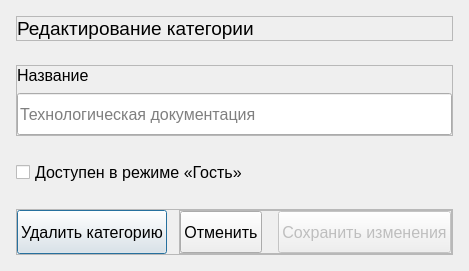
<?xml version="1.0" encoding="UTF-8"?>
<ui version="4.0">
 <class>Dialog</class>
 <widget class="QDialog" name="Dialog">
  <property name="windowModality">
   <enum>Qt::ApplicationModal</enum>
  </property>
  <property name="geometry">
   <rect>
    <x>0</x>
    <y>0</y>
    <width>404</width>
    <height>255</height>
   </rect>
  </property>
  <property name="minimumSize">
   <size>
    <width>0</width>
    <height>0</height>
   </size>
  </property>
  <property name="maximumSize">
   <size>
    <width>16777215</width>
    <height>16777215</height>
   </size>
  </property>
  <property name="windowTitle">
   <string>Dialog</string>
  </property>
  <property name="modal">
   <bool>true</bool>
  </property>
  <layout class="QVBoxLayout" name="verticalLayout_3">
   <property name="spacing">
    <number>24</number>
   </property>
   <property name="leftMargin">
    <number>16</number>
   </property>
   <property name="topMargin">
    <number>16</number>
   </property>
   <property name="rightMargin">
    <number>16</number>
   </property>
   <property name="bottomMargin">
    <number>16</number>
   </property>
   <item>
    <widget class="QFrame" name="texts_frame">
     <property name="frameShape">
      <enum>QFrame::StyledPanel</enum>
     </property>
     <property name="frameShadow">
      <enum>QFrame::Raised</enum>
     </property>
     <layout class="QVBoxLayout" name="verticalLayout">
      <property name="spacing">
       <number>24</number>
      </property>
      <property name="leftMargin">
       <number>0</number>
      </property>
      <property name="topMargin">
       <number>0</number>
      </property>
      <property name="rightMargin">
       <number>0</number>
      </property>
      <property name="bottomMargin">
       <number>0</number>
      </property>
      <item>
       <widget class="QLabel" name="label_label">
        <property name="font">
         <font>
          <pointsize>14</pointsize>
         </font>
        </property>
        <property name="text">
         <string>Редактирование категории</string>
        </property>
       </widget>
      </item>
     </layout>
    </widget>
   </item>
   <item>
    <widget class="QFrame" name="name_frame">
     <property name="frameShape">
      <enum>QFrame::StyledPanel</enum>
     </property>
     <property name="frameShadow">
      <enum>QFrame::Raised</enum>
     </property>
     <layout class="QVBoxLayout" name="verticalLayout_2">
      <property name="spacing">
       <number>8</number>
      </property>
      <property name="leftMargin">
       <number>0</number>
      </property>
      <property name="topMargin">
       <number>0</number>
      </property>
      <property name="rightMargin">
       <number>0</number>
      </property>
      <property name="bottomMargin">
       <number>0</number>
      </property>
      <item>
       <widget class="QLabel" name="lineedit_label">
        <property name="font">
         <font>
          <pointsize>12</pointsize>
         </font>
        </property>
        <property name="text">
         <string>Название</string>
        </property>
       </widget>
      </item>
      <item>
       <widget class="IconLineEdit" name="name_lineEdit">
        <property name="minimumSize">
         <size>
          <width>0</width>
          <height>42</height>
         </size>
        </property>
        <property name="font">
         <font>
          <pointsize>12</pointsize>
         </font>
        </property>
        <property name="styleSheet">
         <string notr="true"/>
        </property>
        <property name="inputMask">
         <string/>
        </property>
        <property name="text">
         <string/>
        </property>
        <property name="placeholderText">
         <string>Технологическая документация</string>
        </property>
       </widget>
      </item>
     </layout>
    </widget>
   </item>
   <item>
    <widget class="QCheckBox" name="guest_show_checkBox">
     <property name="font">
      <font>
       <pointsize>12</pointsize>
      </font>
     </property>
     <property name="text">
      <string>Доступен в режиме «Гость»</string>
     </property>
    </widget>
   </item>
   <item>
    <widget class="QFrame" name="buttons_frame">
     <property name="frameShape">
      <enum>QFrame::StyledPanel</enum>
     </property>
     <property name="frameShadow">
      <enum>QFrame::Raised</enum>
     </property>
     <layout class="QHBoxLayout" name="horizontalLayout">
      <property name="spacing">
       <number>12</number>
      </property>
      <property name="leftMargin">
       <number>0</number>
      </property>
      <property name="topMargin">
       <number>0</number>
      </property>
      <property name="rightMargin">
       <number>0</number>
      </property>
      <property name="bottomMargin">
       <number>0</number>
      </property>
      <item>
       <widget class="TertiaryButton" name="delete_department_pushButton">
        <property name="sizePolicy">
         <sizepolicy hsizetype="Preferred" vsizetype="Expanding">
          <horstretch>0</horstretch>
          <verstretch>0</verstretch>
         </sizepolicy>
        </property>
        <property name="minimumSize">
         <size>
          <width>0</width>
          <height>42</height>
         </size>
        </property>
        <property name="font">
         <font>
          <pointsize>12</pointsize>
         </font>
        </property>
        <property name="text">
         <string>Удалить категорию</string>
        </property>
       </widget>
      </item>
      <item>
       <spacer name="horizontalSpacer">
        <property name="orientation">
         <enum>Qt::Horizontal</enum>
        </property>
        <property name="sizeHint" stdset="0">
         <size>
          <width>40</width>
          <height>20</height>
         </size>
        </property>
       </spacer>
      </item>
      <item>
       <widget class="QFrame" name="actions_buttons_frame">
        <property name="frameShape">
         <enum>QFrame::StyledPanel</enum>
        </property>
        <property name="frameShadow">
         <enum>QFrame::Raised</enum>
        </property>
        <layout class="QHBoxLayout" name="horizontalLayout_2">
         <property name="spacing">
          <number>16</number>
         </property>
         <property name="leftMargin">
          <number>0</number>
         </property>
         <property name="topMargin">
          <number>0</number>
         </property>
         <property name="rightMargin">
          <number>0</number>
         </property>
         <property name="bottomMargin">
          <number>0</number>
         </property>
         <item>
          <widget class="TertiaryButton" name="cancel_pushButton">
           <property name="sizePolicy">
            <sizepolicy hsizetype="Preferred" vsizetype="Expanding">
             <horstretch>0</horstretch>
             <verstretch>0</verstretch>
            </sizepolicy>
           </property>
           <property name="minimumSize">
            <size>
             <width>0</width>
             <height>42</height>
            </size>
           </property>
           <property name="font">
            <font>
             <pointsize>12</pointsize>
            </font>
           </property>
           <property name="text">
            <string>Отменить</string>
           </property>
          </widget>
         </item>
         <item>
          <widget class="PrimaryButton" name="accept_pushButton">
           <property name="enabled">
            <bool>false</bool>
           </property>
           <property name="sizePolicy">
            <sizepolicy hsizetype="Expanding" vsizetype="Expanding">
             <horstretch>0</horstretch>
             <verstretch>0</verstretch>
            </sizepolicy>
           </property>
           <property name="minimumSize">
            <size>
             <width>0</width>
             <height>42</height>
            </size>
           </property>
           <property name="font">
            <font>
             <pointsize>12</pointsize>
            </font>
           </property>
           <property name="text">
            <string>Сохранить изменения</string>
           </property>
          </widget>
         </item>
        </layout>
       </widget>
      </item>
     </layout>
    </widget>
   </item>
  </layout>
 </widget>
 <customwidgets>
  <customwidget>
   <class>PrimaryButton</class>
   <extends>QPushButton</extends>
   <header>..custom_widgets</header>
  </customwidget>
  <customwidget>
   <class>TertiaryButton</class>
   <extends>QPushButton</extends>
   <header>..custom_widgets</header>
  </customwidget>
  <customwidget>
   <class>IconLineEdit</class>
   <extends>QLineEdit</extends>
   <header>..custom_widgets</header>
  </customwidget>
 </customwidgets>
 <resources>
  <include location="../../resources/icons/icons_resources.qrc"/>
 </resources>
 <connections/>
</ui>
